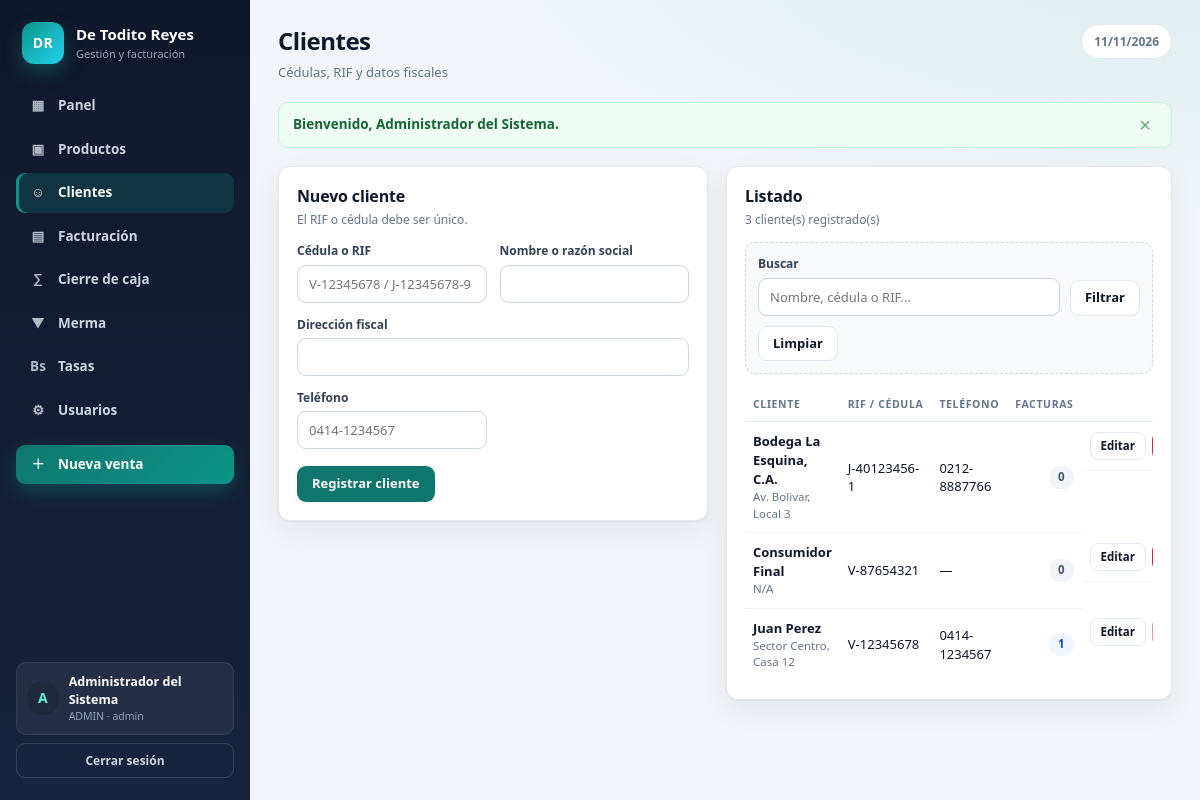
Screenshot of /clientes (signed in) with the database file from the repository.
### tables this page shows
CREATE TABLE usuarios (
  id_usuario    INT           NOT NULL AUTO_INCREMENT,
  cedula        VARCHAR(15)   NOT NULL,
  nombre_completo VARCHAR(100) NOT NULL,
  usuario_login VARCHAR(40)   NOT NULL,
  password_hash VARCHAR(255)  NOT NULL COMMENT 'Generado con password_hash() de PHP (bcrypt/argon2)',
  rol           ENUM('ADMIN','CAJERO') NOT NULL DEFAULT 'CAJERO',
  activo        TINYINT(1)    NOT NULL DEFAULT 1,
  creado        DATETIME      NOT NULL DEFAULT CURRENT_TIMESTAMP,
  PRIMARY KEY (id_usuario),
  UNIQUE KEY uq_usuarios_cedula (cedula),
  UNIQUE KEY uq_usuarios_login  (usuario_login),
  CONSTRAINT chk_usuarios_activo CHECK (activo IN (0,1))
);

CREATE TABLE clientes (
  id_cliente          INT           NOT NULL AUTO_INCREMENT,
  rif_cedula          VARCHAR(15)   NOT NULL COMMENT 'V-12345678 / J-12345678-9',
  nombre_razon_social VARCHAR(120)  NOT NULL,
  direccion_fiscal    VARCHAR(180)  NULL,
  telefono            VARCHAR(25)   NULL,
  creado_en           DATETIME      NOT NULL DEFAULT CURRENT_TIMESTAMP,
  PRIMARY KEY (id_cliente),
  UNIQUE KEY uq_clientes_rif (rif_cedula)
);

### app/core/BaseController.php (called while the page is built, shortened)
<?php
abstract class BaseController
{
    protected function render(string $vista, array $datos = []): void
    {
        extract($datos, EXTR_SKIP);
        require __DIR__ . '/../vistas/' . $vista . '.php';
    }
    protected function exigirLogin(): void
    {
        require_login();
    }
}

### app/controladores/ClientesController.php (called while the page is built, shortened)
<?php
final class ClientesController extends BaseController
{
    public function index(): void
    {
        $this->exigirLogin();
        $modelo = new ClienteModel();
        $busqueda = trim((string) ($_GET['q'] ?? ''));
        $clientes = $modelo->listar($busqueda);
        $editar = null;
        $old = $_SESSION['old_cliente'] ?? null;
        $this->render('clientes/index', [
            'titulo'    => 'Clientes',
            'subtitulo' => 'Cédulas, RIF y datos fiscales',
            'activo'    => 'clientes',
            'busqueda'  => $busqueda,
            'clientes'  => $clientes,
            'editar'    => $editar,
            'old'       => $old,
        ]);
    }
}

### config/helpers.php (called while the page is built, shortened)
<?php
function e($value): string
{
    return htmlspecialchars((string) $value, ENT_QUOTES, 'UTF-8');
}
function base_url(string $path = ''): string
{
    static $base = null;
    if ($base === null) {
        $base    = '';
        $docRoot = realpath((string) ($_SERVER['DOCUMENT_ROOT'] ?? ''));
        $public  = realpath(__DIR__ . '/../public');
        if ($docRoot !== false && $public !== false) {
            $docRoot = rtrim(str_replace('\\', '/', $docRoot), '/');
            $public  = str_replace('\\', '/', $public);
            if ($docRoot !== '' && strncasecmp($public, $docRoot, strlen($docRoot)) === 0) {
                $base = rtrim(substr($public, strlen($docRoot)), '/');
            }
        }
    }
    return $base . '/' . ltrim($path, '/');
}
function url(string $path = '', array $query = []): string
{
    $url = base_url($path);
    if ($query) {
        $url .= '?' . http_build_query($query);
    }
    return $url;
}
function flashes(): array
{
    $items = $_SESSION['flash'] ?? [];
    return $items;
}
function current_user(): array
{
    if (isset($_SESSION['usuario']) && is_array($_SESSION['usuario'])) {
        return $_SESSION['usuario'];
    }
    return [
        'id_usuario'      => 0,
        'nombre_completo' => 'Invitado',
        'usuario_login'   => '',
        'rol'             => '',
    ];
}
function current_user_id(): int
{
    return (int) current_user()['id_usuario'];
}
function is_admin(): bool
{
    return (current_user()['rol'] ?? '') === 'ADMIN';
}
function validar_sesion_actual(): void
{
    $id = current_user_id();
    $stmt = db()->prepare(
        "SELECT nombre_completo, usuario_login, rol, activo
         FROM usuarios
         WHERE id_usuario = :id
         LIMIT 1"
    );
    $stmt->execute([':id' => $id]);
}
function require_login(): void
{
    validar_sesion_actual();
}

### config/database.php (called while the page is built, shortened)
<?php
function db(): PDO
{
    static $pdo = null;
    if ($pdo instanceof PDO) {
        return $pdo;
    }
    $dsn = 'mysql:host=' . DB_HOST . ';dbname=' . DB_NAME . ';charset=' . DB_CHARSET;
    try {
        $pdo = new PDO($dsn, DB_USER, DB_PASS, [
            PDO::ATTR_ERRMODE            => PDO::ERRMODE_EXCEPTION,
            PDO::ATTR_DEFAULT_FETCH_MODE => PDO::FETCH_ASSOC,
            PDO::ATTR_EMULATE_PREPARES   => false,
        ]);
        $pdo->exec("SET time_zone = '-04:00'");
    } catch (PDOException $e) {
        error_log(sprintf(
            '[De Todito Reyes] Error de conexión a MySQL: %s en %s:%d',
            $e->getMessage(),
            $e->getFile(),
            $e->getLine()
        ));
        http_response_code(500);
        echo '<!DOCTYPE html><html lang="es"><head><meta charset="utf-8">';
        echo '<title>Error de conexión</title></head><body style="font-family:Arial;padding:40px">';
        echo '<h1>No se pudo conectar con la base de datos</h1>';
        echo '<p>Verifica que MySQL esté activo en XAMPP y que hayas importado ';
        echo '<strong>sql/de_todito_reyes.sql</strong> en phpMyAdmin.</p>';
        echo '<p>Si el problema continúa, contacta al administrador del sistema.</p>';
        echo '</body></html>';
        exit;
    }
    return $pdo;
}

### config/bootstrap.php (called while the page is built, shortened)
<?php
require_once __DIR__ . '/helpers.php';
require_once __DIR__ . '/database.php';
spl_autoload_register(static function (string $clase): void {
    foreach (['core', 'modelos', 'controladores'] as $carpeta) {
        $archivo = __DIR__ . '/../app/' . $carpeta . '/' . $clase . '.php';
        if (is_file($archivo)) {
            return;
        }
    }
});

### app/modelos/ClienteModel.php (called while the page is built, shortened)
<?php
require_once __DIR__ . '/../../config/bootstrap.php';
final class ClienteModel
{
    private PDO $db;
    public function __construct()
    {
        $this->db = db();
    }
    public function listar(string $busqueda = ''): array
    {
        $sql = "SELECT c.*,
                       (SELECT COUNT(*) FROM facturas f WHERE f.id_cliente = c.id_cliente) AS facturas
                FROM clientes c";
        $sql .= " ORDER BY c.nombre_razon_social ASC";
        $stmt = $this->db->prepare($sql);
        if ($busqueda !== '') {
            $like = '%' . $busqueda . '%';
            $stmt->execute([':q1' => $like, ':q2' => $like]);
        } else {
            $stmt->execute();
        }
        return $stmt->fetchAll();
    }
}

### app/vistas/clientes/index.php (the view, shortened to what this page needs)
<?php
$esEdicion = is_array($editar);
$valor = static function (string $campo, $defecto = '') use ($editar, $old) {
    if (is_array($old) && array_key_exists($campo, $old)) {
        return $old[$campo];
    }
    if (is_array($editar) && array_key_exists($campo, $editar)) {
        return $editar[$campo];
    }
    return $defecto;
};
require __DIR__ . '/../layout/header.php';
?>
<div class="grid-sidebar">
    <section class="panel">
        <div class="panel-head">
            <div>
                <h2><?= $esEdicion ? 'Editar cliente' : 'Nuevo cliente' ?></h2>
                <p class="panel-sub">El RIF o cédula debe ser único.</p>
            </div>
        </div>
        <form method="POST" action="<?= e(url('clientes')) ?>" class="form-grid">
            <label class="field">
                <span>Cédula o RIF</span>
                <input type="text" name="rif_cedula" maxlength="15" required
                       placeholder="V-12345678 / J-12345678-9"
                       value="<?= e($valor('rif_cedula')) ?>">
            </label>
            <label class="field">
                <span>Nombre o razón social</span>
                <input type="text" name="nombre_razon_social" maxlength="120" required
                       value="<?= e($valor('nombre_razon_social')) ?>">
            </label>
            <label class="field field-full">
                <span>Dirección fiscal</span>
                <input type="text" name="direccion_fiscal" maxlength="180"
                       value="<?= e($valor('direccion_fiscal')) ?>">
            </label>
            <label class="field">
                <span>Teléfono</span>
                <input type="text" name="telefono" maxlength="25"
                       placeholder="0414-1234567"
                       value="<?= e($valor('telefono')) ?>">
            </label>
            <div class="form-actions field-full">
                <button type="submit" class="btn btn-primary">
                    <?= $esEdicion ? 'Guardar cambios' : 'Registrar cliente' ?>
                </button>
            </div>
        </form>
    </section>
    <section class="panel">
        <div class="panel-head">
            <div>
                <h2>Listado</h2>
                <p class="panel-sub"><?= count($clientes) ?> cliente(s) registrado(s)</p>
            </div>
        </div>
        <form method="GET" action="<?= e(url('clientes')) ?>" class="filters">
            <label class="field field-grow">
                <span>Buscar</span>
                <input type="search" name="q" value="<?= e($busqueda) ?>" placeholder="Nombre, cédula o RIF...">
            </label>
            <button type="submit" class="btn btn-ghost">Filtrar</button>
            <a class="btn btn-ghost" href="<?= e(url('clientes')) ?>">Limpiar</a>
        </form>
        <?php if ($clientes): ?>
            <div class="table-wrap">
                <table>
                    <thead>
                        <tr>
                            <th>Cliente</th>
                            <th>RIF / Cédula</th>
                            <th>Teléfono</th>
                            <th class="num">Facturas</th>
                            <?php if (is_admin()): ?><th></th><?php endif; ?>
                        </tr>
                    </thead>
                    <tbody>
                    <?php foreach ($clientes as $c): ?>
                        <tr>
                            <td>
                                <strong><?= e($c['nombre_razon_social']) ?></strong>
                                <small class="muted"><?= e($c['direccion_fiscal'] ?? 'Sin dirección') ?></small>
                            </td>
                            <td><?= e($c['rif_cedula']) ?></td>
                            <td><?= e($c['telefono'] ?? '—') ?></td>
                            <td class="num">
                                <span class="badge <?= (int) $c['facturas'] > 0 ? 'badge-info' : 'badge-muted' ?>">
                                    <?= (int) $c['facturas'] ?>
                                </span>
                            </td>
                            <?php if (is_admin()): ?>
                            <td class="acciones">
                                <a class="btn btn-sm btn-ghost" href="<?= e(url('clientes', ['editar' => (int) $c['id_cliente']])) ?>">
                                    Editar
                                </a>
                            </td>
                            <?php endif; ?>
                        </tr>
                    <?php endforeach; ?>
                    </tbody>
                </table>
            </div>
        <?php endif; ?>
    </section>
</div>
<?php require __DIR__ . '/../layout/footer.php'; ?>

### app/vistas/layout/header.php (shortened to what this page needs)
<?php
$usuario = current_user();
$flash   = flashes();
$activo  = $activo ?? '';
$titulo  = $titulo ?? 'De Todito Reyes';
$esAdmin = is_admin();
?>
<!DOCTYPE html>
<html lang="es">
<head>
    <link rel="stylesheet" href="<?= e(url('assets/css/estilos.css')) ?>">
</head>
<body>
<div class="app">
    <aside class="sidebar" data-sidebar>
        <a class="brand" href="<?= e(url('panel')) ?>">
            <span class="brand-mark">DR</span>
            <div>
                <strong>De Todito Reyes</strong>
                <small><?= $esAdmin ? 'Gestión y facturación' : 'Punto de venta' ?></small>
            </div>
        </a>
        <nav class="menu">
            <a class="<?= $activo === 'inicio' ? 'activo' : '' ?>" href="<?= e(url('panel')) ?>">
                <span>▦</span> <?= $esAdmin ? 'Panel' : 'Mi panel' ?>
            </a>
            <a class="<?= $activo === 'productos' ? 'activo' : '' ?>" href="<?= e(url('productos')) ?>">
                <span>▣</span> Productos
            </a>
            <a class="<?= $activo === 'clientes' ? 'activo' : '' ?>" href="<?= e(url('clientes')) ?>">
                <span>☺</span> Clientes
            </a>
            <a class="<?= $activo === 'facturacion' ? 'activo' : '' ?>" href="<?= e(url('facturacion')) ?>">
                <span>▤</span> Facturación
            </a>
            <a class="<?= $activo === 'cierre' ? 'activo' : '' ?>" href="<?= e(url('cierre')) ?>">
                <span>∑</span> Cierre de caja
            </a>
            <?php if ($esAdmin): ?>
                <a class="<?= $activo === 'mermas' ? 'activo' : '' ?>" href="<?= e(url('mermas')) ?>">
                    <span>▼</span> Merma
                </a>
                <a class="<?= $activo === 'tasas' ? 'activo' : '' ?>" href="<?= e(url('tasas')) ?>">
                    <span>Bs</span> Tasas
                </a>
                <a class="<?= $activo === 'usuarios' ? 'activo' : '' ?>" href="<?= e(url('usuarios')) ?>">
                    <span>⚙</span> Usuarios
                </a>
            <?php endif; ?>
            <a class="menu-cta" href="<?= e(url('facturacion/nueva')) ?>">
                <span>＋</span> Nueva venta
            </a>
        </nav>
        <div class="sidebar-foot">
            <div class="user-chip">
                <span class="avatar"><?= e(strtoupper(substr((string) $usuario['nombre_completo'], 0, 1))) ?></span>
                <div>
                    <strong><?= e($usuario['nombre_completo']) ?></strong>
                    <small><?= e($usuario['rol']) ?> · <?= e($usuario['usuario_login']) ?></small>
                </div>
            </div>
            <form method="POST" action="<?= e(url('logout')) ?>" class="logout-form">
                <button type="submit" class="btn-logout">Cerrar sesión</button>
            </form>
        </div>
    </aside>
    <main class="main">
        <header class="topbar">
            <div>
                <h1><?= e($titulo) ?></h1>
                <?php if (!empty($subtitulo)): ?>
                    <p><?= e($subtitulo) ?></p>
                <?php endif; ?>
            </div>
            <div class="topbar-date"><?= e(date('d/m/Y')) ?></div>
        </header>
        <?php if ($flash): ?>
            <div class="alerts">
                <?php foreach ($flash as $item): ?>
                    <div class="alert alert-<?= e($item['tipo']) ?>">
                        <span><?= e($item['mensaje']) ?></span>
                        <button type="button" class="alert-close" data-alert-close aria-label="Cerrar">×</button>
                    </div>
                <?php endforeach; ?>
            </div>
        <?php endif; ?>

### rows the page displays
usuarios: nombre_completo "A", nombre_completo "Administrador del Sistema", rol "ADMIN", usuario_login "admin"
clientes: nombre_razon_social "Bodega La Esquina, C.A.", direccion_fiscal "Av. Bolivar, Local 3", rif_cedula "J-40123456-1", telefono "0212-8887766", facturas "0"
clientes: nombre_razon_social "Consumidor Final", direccion_fiscal "N/A", rif_cedula "V-87654321", telefono "—", facturas "0"
clientes: nombre_razon_social "Juan Perez", direccion_fiscal "Sector Centro, Casa 12", rif_cedula "V-12345678", telefono "0414-1234567", facturas "1"

### other values shown
$titulo "Clientes"
$subtitulo "Cédulas, RIF y datos fiscales"
$item['mensaje'] "Bienvenido, Administrador del Sistema."
count($clientes) "3"
